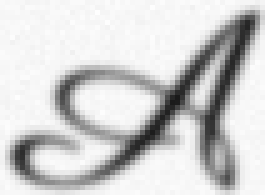
#> input picture data/raw/character_set1/training_data/A/12502.png, 53 x 39 px (shown 5 times larger); its folder holds only this picture in this run
$ jupyter execute --allow-errors test_uppercase.ipynb
#> lines starting #> are read from the running program, lines starting #| are printed output that depends on the picture
[cell 1]
import os
import cv2
import numpy as np
import matplotlib.pyplot as plt


from sklearn.preprocessing import LabelEncoder
from sklearn.utils import shuffle
from sklearn.model_selection import train_test_split

from tensorflow import keras
from keras.models import Sequential
from keras.layers import Conv2D, Flatten, MaxPooling2D, Dense, Dropout, BatchNormalization

[cell 2]
le = LabelEncoder()
images = []
labels = []

training_paths = ['data/raw/character_set1/training_data/',]
#testing_path = 'data/raw/character_set1/testing_data/'

[cell 3]
window_width = 200
window_height = 200

for training_path in training_paths:
    dir_list = os.listdir(training_path)
    for i in dir_list:
        dir = os.path.join(training_path, i)
        file_list = os.listdir(dir)
        round = 0
        for j in file_list:
            files = os.path.join(dir, j)
            img = cv2.imread(files)
#> img is the input picture: shape (39, 53, 3); min 26, max 254, mean 207.4

            # Step 1: Detect regions of characters
            # gray_img = cv2.cvtColor(img, cv2.COLOR_BGR2GRAY)
            # _, thresh = cv2.threshold(gray_img, 128, 255, cv2.THRESH_BINARY_INV)  # Binary inverse threshold
            # contours, _ = cv2.findContours(thresh, cv2.RETR_EXTERNAL, cv2.CHAIN_APPROX_SIMPLE)

            # Step 2: Sort the regions
            # sorted_contours = sorted(contours, key=lambda c: cv2.boundingRect(c)[0])  # Sort by x-coordinate

            # Create a mask to visualize sorted regions
            # mask = np.zeros_like(img)
            # for contour in sorted_contours:
            #     x, y, w, h = cv2.boundingRect(contour)
            #     mask[y:y+h, x:x+w] = img[y:y+h, x:x+w]

            # Optional: Draw rectangles on the original image for visualization
            # debug_image = img.copy()  # Convert to color for rectangle drawing
            # for contour in sorted_contours:
            #     x, y, w, h = cv2.boundingRect(contour)
            #     cv2.rectangle(debug_image, (x, y), (x+w, y+h), (0, 255, 0), 1)  # Draw green rectangles

            # Visualization: Preview the region 3 times
            if round < 1:
                cv2.namedWindow("Preview of Detected Region", cv2.WINDOW_NORMAL)  # Create a resizable window
                cv2.resizeWindow("Preview of Detected Region", window_width, window_height)
                cv2.imshow("Preview of Detected Region", img)  # Show debug image with rectangles
                cv2.waitKey(1000)  # Display for 3000 ms (3 seconds)

            cv2.destroyAllWindows()  # Close preview windows after showing

            # Pad the mask image before resizing
            # padding = 2
            # padded_img = cv2.copyMakeBorder(mask, padding, padding, padding, padding, cv2.BORDER_CONSTANT, value=(0, 0, 0))

            # Proceed to further processing
            processed_img = cv2.resize(img, (64, 64))
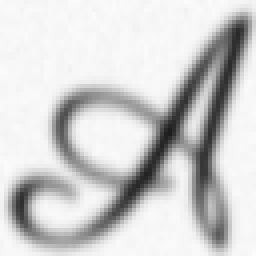
#> processed_img: shape (64, 64, 3) (shown 4 times larger); min 28, max 252, mean 207.3
            processed_img = np.array(processed_img, dtype=np.float32)
            processed_img = processed_img / 255.0  # Normalize to [0, 1]

            images.append(processed_img)
            labels.append(i)

            round += 1

## Print out details of X and y

[cell 4]
X = np.array(images)
print("len(X): ",len(X))
#| len(X):  1
print("X.shape: ", X.shape)
#| X.shape:  (1, 64, 64, 3)

y = np.array(labels)
print("len(y): ",len(y))
print("y.shape: ", y.shape)

[cell 5]
le = LabelEncoder()
y = le.fit_transform(y)
X_sh, y_sh = shuffle(X, y, random_state=42)
#> y_sh = [0]

#> (a cell that did not finish here is left out)

# Create Keras model
create a neural network model

#> (a cell that did not finish here is left out)

#> (a cell that did not finish here is left out)

#> (a cell that did not finish here is left out)

#> (a cell that did not finish here is left out)

[cell 11]
# Plot training & validation loss values
plt.figure(figsize=(10, 5))
#> (the rest of this cell did not finish here and is left out)

## Visualization

### Visualize Regions

[cell 12]
# [7 lines left out: function visualize_regions, not called in this run]

### Visualize Processed Image

[cell 13]
# [4 lines left out: function display_processed_image, not called in this run]

## Image Processing Operations

[cell 14]
# [30 lines left out: function image_processing_operations_visualization, not called in this run]

## Italic Characters Detection

### Compute Skew Angle

[cell 15]
# [10 lines left out: function compute_skew_angle, not called in this run]

### Deskew Angle

[cell 16]
# [7 lines left out: function deskew_region, not called in this run]

## Detect Text Regions

[cell 17]
# [34 lines left out: function detect_text_regions, not called in this run]

## Sorting Bounding Boxes by Rows and Columns

[cell 18]
# [24 lines left out: function sort_bounding_boxes, not called in this run]

## Resize Image Operation

[cell 19]
# [21 lines left out: function resize_image, not called in this run]

## Recognize Characters

[cell 20]
# [49 lines left out: function recognize_characters, not called in this run]

# Driver Code

[cell 21]
imggg = 'data/raw/character_set1/Test_3.jpg'
image = cv2.imread(imggg)
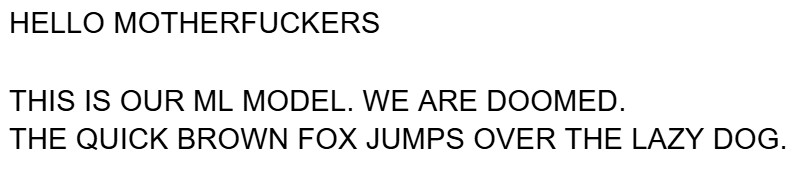
#> input picture data/test/Test_3.jpg, 796 x 179 px, found by its file name
#> image is the input picture: shape (179, 796, 3); min 0, max 255, mean 235.6
#> (the rest of this cell did not finish here and is left out)
